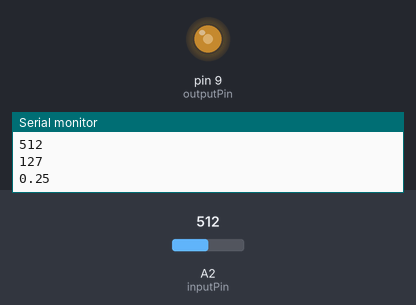
Simulated run of this sketch. Board: Arduino Uno, built with avr-gcc and run on an emulated ATmega328P. Shown: output pins drawn as LEDs (lit = HIGH), the last lines printed to the serial monitor. The test bench sets the inputs (shaded band); at power-on: A2 (inputPin) = 512.

Above: at 1.2 s.
1.3 s: A2 (inputPin) set to 716
At 2.2 s:
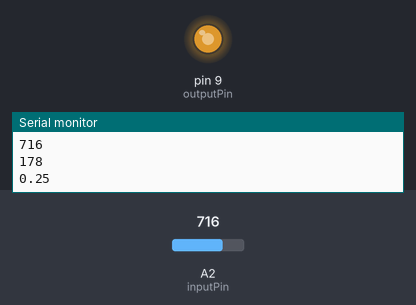
2.8 s: A2 (inputPin) set to 900
At 3.2 s:
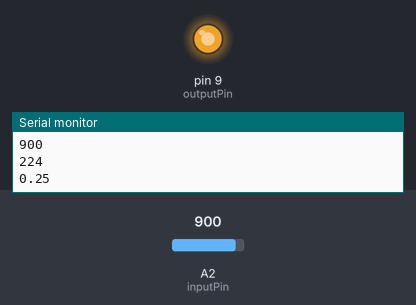
4.3 s: A2 (inputPin) set to 122
At 5.4 s:
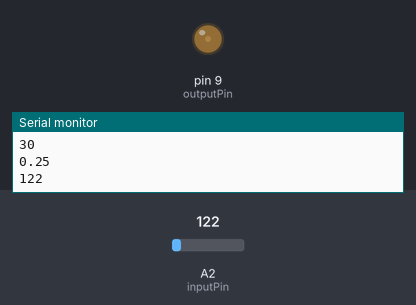
5.8 s: A2 (inputPin) set to 0
At 6.4 s:
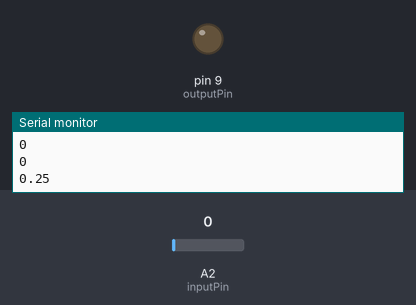
7.3 s: A2 (inputPin) set to 511
At 7.6 s:
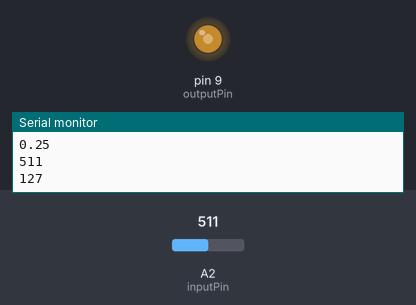
Timing chart, 0 to 9.8 s (numbered marks = the images above; inputs shaded):
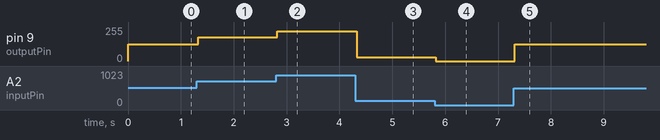

The sketch:

sketch_measure_potentiometer-_Drehwiderstand_.ino
```cpp
int inputPin = A2;
int outputPin = 9;
int readVal;
float volt;
void setup() {
  // put your setup code here, to run once:
  pinMode(inputPin, INPUT);
  pinMode(outputPin, OUTPUT);
  Serial.begin(9600);
}

void loop() {

  readVal = analogRead(inputPin);
  volt = (5. / 1023.) * readVal;


  //if ( volt < 1.8) {
    //Serial.print("lower: ");
    //analogWrite(outputPin, readVal); // weil mit analogWrite erhält man dieses Wellenverhalten, deshalb digtialWrite, aber nur zum Test
    //} else {
      //Serial.print("vorher: ");
    //Serial.print(volt);
    //Serial.print("\n");
      //analogWrite(outputPin, 0);
      //Serial.print("jetzt höher, daher auf null schalten! ");
      //}

  //Serial.print(volt);
  //Serial.print("\n");
  Serial.println(255. / 1023.);
  Serial.println(readVal);
  int outputVal = (255. / 1023.) * readVal;
  Serial.println(outputVal);
  analogWrite(outputPin, outputVal);
  //delay(1000);
}
```

Measured:
- after the input at 1.3 s, pin 9 (outputPin): 127/255 → 178/255 at once
- after the input at 2.8 s, pin 9 (outputPin): 178/255 → 224/255 at once
- after the input at 4.3 s, pin 9 (outputPin): 224/255 → 30/255 at once
- after the input at 5.8 s, pin 9 (outputPin): 30/255 → 0/255 at once
- after the input at 7.3 s, pin 9 (outputPin): 0/255 → 127/255 at once
